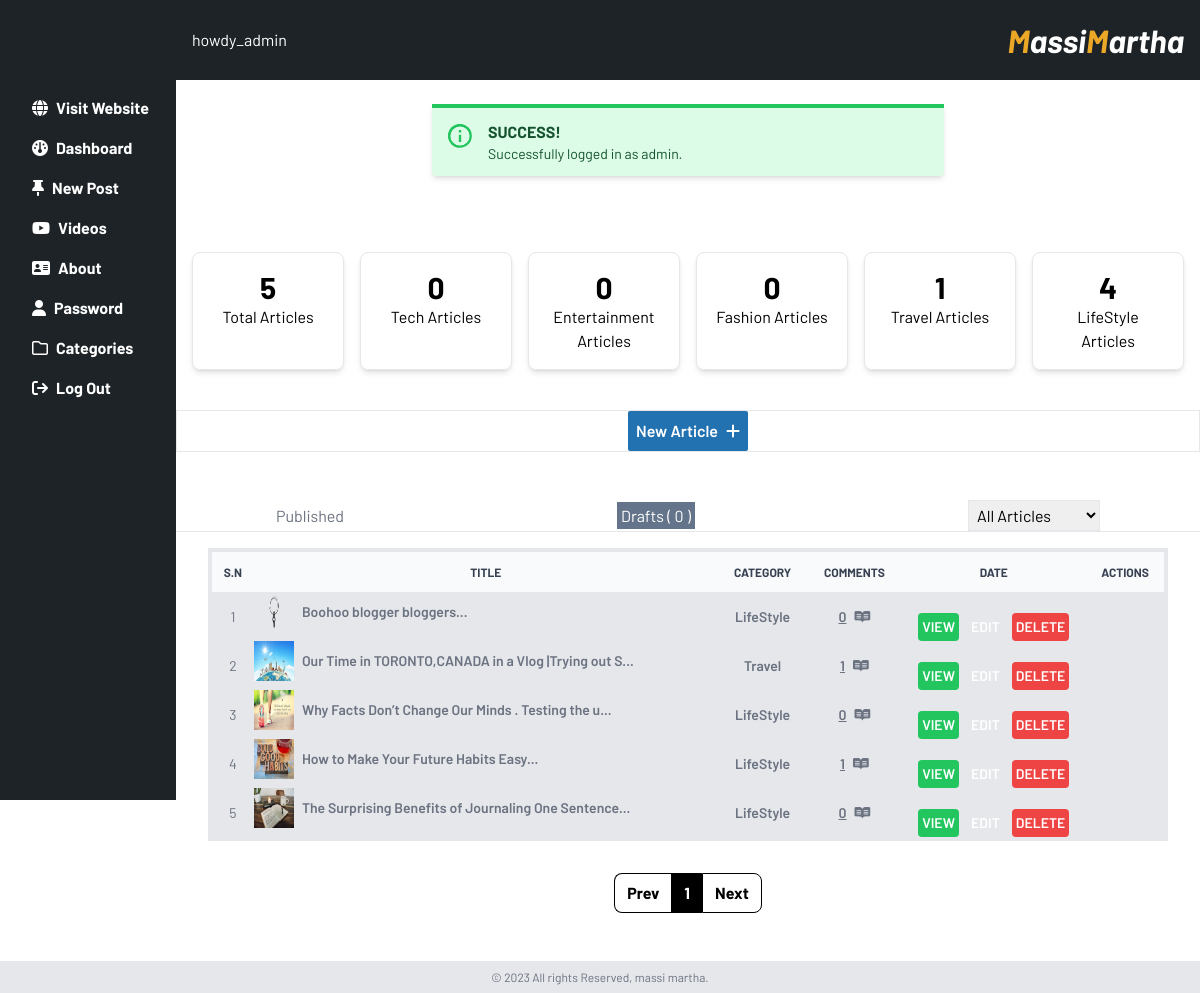
The page /admin_panel/index (signed in) on the database its author committed.
### tables this page shows
CREATE TABLE `tbl_categories` (
  `id` int(11) NOT NULL,
  `name` text NOT NULL
);

CREATE TABLE `tbl_blog_posts` (
  `id` int(11) NOT NULL,
  `title` text NOT NULL,
  `cat_id` int(11) NOT NULL,
  `post_status` int(11) NOT NULL DEFAULT 1 COMMENT '1 is for publish\r\n0 is for draft',
  `cover_image` text NOT NULL,
  `post_content` text NOT NULL,
  `date` date NOT NULL DEFAULT current_timestamp()
);

### admin_panel/index.php (the view, shortened to what this page needs)
<?php
include '../config/config.inc.php';
?>
<?php
include 'partials/header-add.php';
if (isset($_GET['page_no']) && $_GET['page_no']!="") {
	$page_no = $_GET['page_no'];
	} else {
		$page_no = 1;
        }
	$total_records_per_page = 25;
    $offset = ($page_no-1) * $total_records_per_page;
?>
         <div class="w-full justify-center items-center flex">
            <div class="w-1/2">
            <?php
                if(isset($_SESSION['login'])){
                    echo $_SESSION['login'];
                }
            ?>
            </div>
         </div>
    <div class="stats my-4 w-full grid grid-cols-2 md:grid-cols-3 lg:grid-cols-6 gap-4 p-4 lg:pt-9">
        <div class="stat hover:shadow-none  transition-all ease-in-out shadow-md rounded-lg text-center p-4 border mb-2">
            <h1 class="text-3xl font-bold">
            <?php
    $sql1 = "SELECT * FROM tbl_blog_posts";
                        $res1 = mysqli_query($conn, $sql1);
                        $count1 = mysqli_num_rows($res1);
                        echo $count1;
                    ?>
            </h1>
            <h2>Total Articles</h2>
        </div>
        <?php
$get_cats="SELECT * FROM tbl_categories order by id DESC";
foreach ($db->query($get_cats) as $cats) {
    $cid=$cats['id'];
    $cname=$cats['name'];
    ?>
<div class="stat  hover:shadow-none  transition-all ease-in-out shadow-md rounded-lg  text-center p-4 border mb-2">
            <h1 class="text-3xl font-bold">
            <?php
    $sql1 = "SELECT * FROM tbl_blog_posts WHERE cat_id=$cid";
                        $res1 = mysqli_query($conn, $sql1);
                        $count1 = mysqli_num_rows($res1);
                        echo $count1;
                    ?>
            </h1>
            <h2> <?php echo ucwords($cname); ?> Articles</h2>
        </div>
    <?php
 }
      ?>
    </div>
    <div class="my-4 add__btn w-full flex justify-center items-center border " >
 <a href="add" class="text-white bg-[#2271B1] p-2 rounded-sm font-semibold"><span>New Article</span><i class="fa-solid fa-plus ml-2"></i></a>
    </div>
<div class="filter border-b mt-12 mb-4 px-2 w-full flex justify-between items-center lg:px-[100px]">
<p class="text-gray-500">Published </p>
<div>
    <a href="see-drafts" class="text-white bg-slate-500 p-1" title="see draft posts">Drafts ( <?php
    $getcom = "SELECT * FROM tbl_blog_posts WHERE post_status=0";
                        $comnum = mysqli_query($conn, $getcom);
                        $countcom = mysqli_num_rows($comnum);
                        echo $countcom;
                    ?>
        )</a>
</div>
<form  method="post">
    <select name='cat' onchange="reload(this.form)" class="p-1 border">
        <option value="Default sorting">All Articles</option>
    </select>
</form>
</div>
<section class=" w-full  lg:flex justify-center items-center lg:px-8">
   <div class="w-full border-4   bg-gray-200 ">
        <table class="w-full   text-sm text-left text-gray-500 dark:text-gray-400">
            <thead class="text-xs text-gray-700 uppercase bg-gray-50 dark:bg-gray-700 dark:text-gray-400">
                <tr>
<th scope="col" class="px-2 py-3 text-center">S.N</th>
<th scope="col" class="px-2 py-3 text-center">Title</th>
<th scope="col" class="px-2 py-3 text-center">Category</th>
<th scope="col" class="px-2 py-3 text-center">Comments</th>
<th scope="col" class="px-2 py-3 text-center ">Date</th>
<th scope="col" class="px-2 py-3 text-center">Actions</th>
                </tr>
            </thead>
            <tbody>
<?php
if(isset($_GET['cat']) && strlen($_GET['cat'])<2){
$type_prod=$_GET['cat'];
$result_count = mysqli_query($conn,"SELECT COUNT(*) As total_records FROM `tbl_blog_posts` WHERE cat_id=$type_prod AND post_status=1");
$total_records = mysqli_fetch_array($result_count);
$total_records = $total_records['total_records'];
$total_no_of_pages = ceil($total_records / $total_records_per_page);
$second_last = $total_no_of_pages - 1;
$sql = "SELECT * FROM tbl_blog_posts  WHERE cat_id=$type_prod AND post_status=1 order by id DESC LIMIT $offset, $total_records_per_page";
$res = mysqli_query($conn, $sql);
$count = mysqli_num_rows($res);
$sn=1;
if($count>0){
while($row=mysqli_fetch_assoc($res)){
    $id = $row['id'];
    $name = $row['title'];
    $c_img = '../images/'.$row['cover_image'];
    $categ = $row['cat_id'];
    $date= date("d, F Y ", strtotime($row['date']));
    ?>
                               <?php include 'partials/trow.php'; ?>
                        <?php
                  } }} else {
  $sql = "SELECT * FROM tbl_blog_posts  WHERE post_status=1 order by id DESC LIMIT $offset, $total_records_per_page";
  $res = mysqli_query($conn, $sql);
  $count = mysqli_num_rows($res);
  $sn=1;
  if($count>0){
  while($row=mysqli_fetch_assoc($res)){
    $id = $row['id'];
    $name = $row['title'];
    $c_img = '../images/'.$row['cover_image'];
    $categ = $row['cat_id'];
                             ?>
                             <?php include 'partials/trow.php'; ?>
                      <?php
                }     }else{
                    echo ' <div class="w-full text-center bg-[#2271B1] p-6 text-white font-bold">
                    <p>No Articles Available. Add more</p>
                  </div>';
                }
                    }
                ?>
            </tbody>
        </table>
    </div>
</section>
<?php include '../page_counter.php';?>
<?php include 'partials/footer.php'; ?>

### admin_panel/partials/trow.php
  <tr>
<td class="text-center"><?php echo $sn++; ?></td>
<td class="flex justify-start items-center">
    <div class="flex-shrink-0 w-10 h-10">
        <img class="w-10 h-10" src="<?php echo $c_img; ?>"
            alt="<?php echo $name; ?>">
    </div>
    <div class="ml-2">
        <div class="text-sm font-semibold leading-5 ">
        <?php echo substr($name,0,50). "..."; ?>
        </div>
    </div>
</td>
<td class="px-2 text-center font-semibold"><?php
 $get_cat="SELECT * FROM tbl_categories where id=$categ";
 foreach ($db->query($get_cat) as $ca) {
   echo ucwords($ca['name']);
  }
       ?></td>
<td class="px-2 text-center font-semibold"> <a href="see-comments?com_id=<?php echo $id; ?>" title="comments" class="underline"> <?php
    $getcom = "SELECT * FROM tbl_comments WHERE post_id=$id";
                        $comnum = mysqli_query($conn, $getcom);
                        $countcom = mysqli_num_rows($comnum);
                        echo $countcom;
                    ?><i class="fa-brands ml-2 fa-readme"></i></a></td>
<td class="flex justify-center items-center">
<a href="../blog_article?post_key=<?php echo $id; ?>" class="p-1 bg-green-500 text-white rounded font-semibold" target="_blank">VIEW</a>
<a href="edit?id=<?php echo $id; ?>" class="p-1 bg-teal-500 text-white rounded ml-2 font-semibold">EDIT</a>
<a href="delete?id=<?php echo $id; ?>&cover_image=<?php echo $c_img; ?>" onclick="confirm('Are you sure to Delete this Article?')" class="p-1 bg-red-500 text-white rounded ml-2 font-semibold">DELETE</a>
</td>
</tr>

### css/main.css (style rules this page uses)
* { margin: 0; padding: 0; box-sizing: border-box; }
body { font-family: 'Barlow', sans-serif; font-weight: 400; }

### rows shown on the page
tbl_categories: count1 "0", name "Tech"
tbl_categories: count1 "0", name "Entertainment"
tbl_categories: count1 "0", name "Fashion"
tbl_categories: count1 "1", name "Travel"
tbl_categories: count1 "4", name "LifeStyle"
tbl_blog_posts: sn "1", cover_image (picture), title "Boohoo blogger bloggers", countcom "0"
tbl_blog_posts: sn "2", cover_image (picture), title "Our Time in TORONTO,CANADA in a Vlog |Trying out S", countcom "1"
tbl_blog_posts: sn "3", cover_image (picture), title "Why Facts Don’t Change Our Minds . Testing the u", countcom "0"
tbl_blog_posts: sn "4", cover_image (picture), title "How to Make Your Future Habits Easy", countcom "1"
tbl_blog_posts: sn "5", cover_image (picture), title "The Surprising Benefits of Journaling One Sentence", countcom "0"

### other values the page prints
$_SESSION['login'] "SUCCESS! Successfully logged in as admin."
$count1 "5"
$countcom "0"
